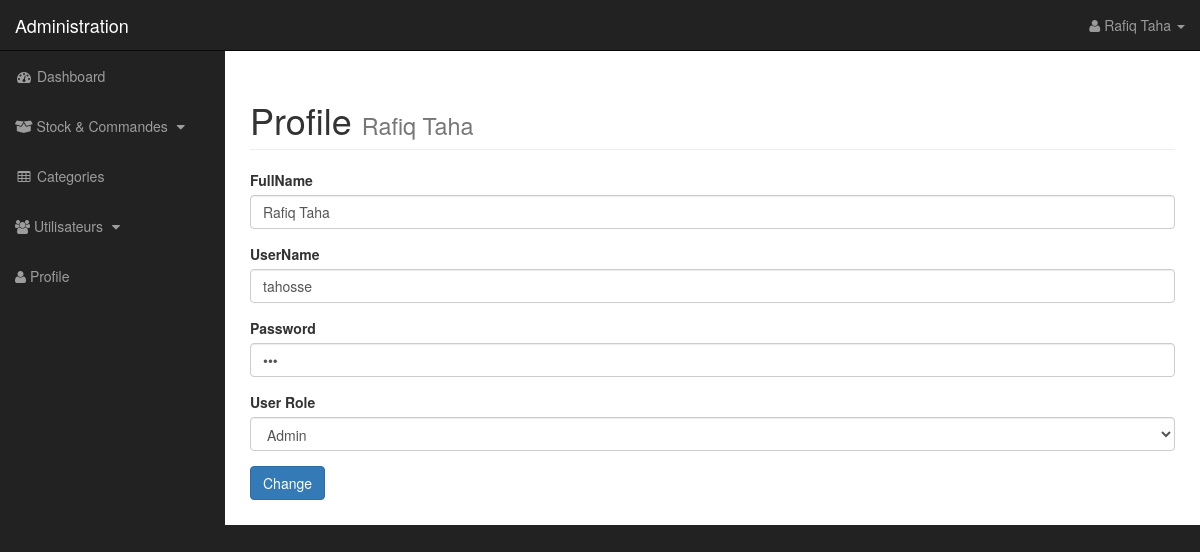
The app's page /profile.php (signed in) with its own data.
### tables this page shows
CREATE TABLE `user` (
  `id_user` int(3) NOT NULL,
  `fullname` varchar(100) NOT NULL,
  `username` varchar(100) NOT NULL,
  `password` varchar(100) NOT NULL,
  `role` varchar(50) NOT NULL
);

### profile.php (the view, shortened to what this page needs)
<?php include'include/header.php'; ?>
    <div id="wrapper">
<?php include'include/navigation.php'; ?>
        <div id="page-wrapper">
            <div class="container-fluid">
                <div class="row">
                    <div class="col-lg-12">
                        <h1 class="page-header">
                            Profile
                            <small><?php echo $_SESSION['fullname'] ?></small>
                        </h1>
                    </div>
                </div>
                <?php
                $id_user = $_SESSION['id_user'];
                $query = "select * from user WHERE id_user = {$id_user}";
                $profile = mysqli_query($db,$query);
                while ($row = mysqli_fetch_assoc($profile))
                {
                $fullname = $row['fullname'];
                $username = $row['username'];
                $password = $row['password'];
                $role = $row['role'];
                }
                ?>
                <form class="form" action="" method="POST" enctype="multipart/form-data">
                     <div class="form-group">
                           <label for="cat_title"> FullName </label>
                           <input type="text" class="form-control" name="fullname" value="<?php echo $fullname ?>" required>
                     </div>
                     <div class="form-group">
                           <label for="cat_title"> UserName </label>
                           <input type="text" class="form-control" name="username" value="<?php echo $username ?>" required>
                     </div>
                     <div class="form-group">
                           <label for="cat_title"> Password </label>
                           <input autocomplete="off" type="password" class="form-control" name="password" value="<?php echo $password ?>" required>
                     </div>
                     <div class="form-group">
                        <label for="user_role">User Role</label>
                        <select class="form-control" name="user_role" required>
                          <?php
                          if ($role === 'Admin') {
                            ?>
                            <option value="Admin">Admin</option>
                            <?php
                          }
                          else {
                            ?>
                            <option value="Subscriber">Agent</option>
                            <option value="Admin">Admin</option>
                            <?php
                          }
                           ?>
                        </select>
                     </div>
                     <div class="form-group">
                         <input class="btn btn-primary" type="submit" name="update_user" value="Change">
                     </div>
               </form>
            </div>
        </div>
    </div>
</body>
</html>

### css/sb-admin.css (style rules this page uses)
body { margin-top: 100px; background-color: #222; }
@media (min-width:768px) { body { margin-top: 50px; } }
#wrapper { padding-left: 0; }
#page-wrapper { width: 100%; padding: 0; background-color: #fff; }
@media (min-width:768px) { #wrapper { padding-left: 225px; } }
@media (min-width:768px) { #page-wrapper { padding: 10px; } }

### records on screen
user: fullname "Rafiq Taha", username "tahosse", user_role "Admin"

### other values on screen
$_SESSION['fullname'] "Rafiq Taha"
